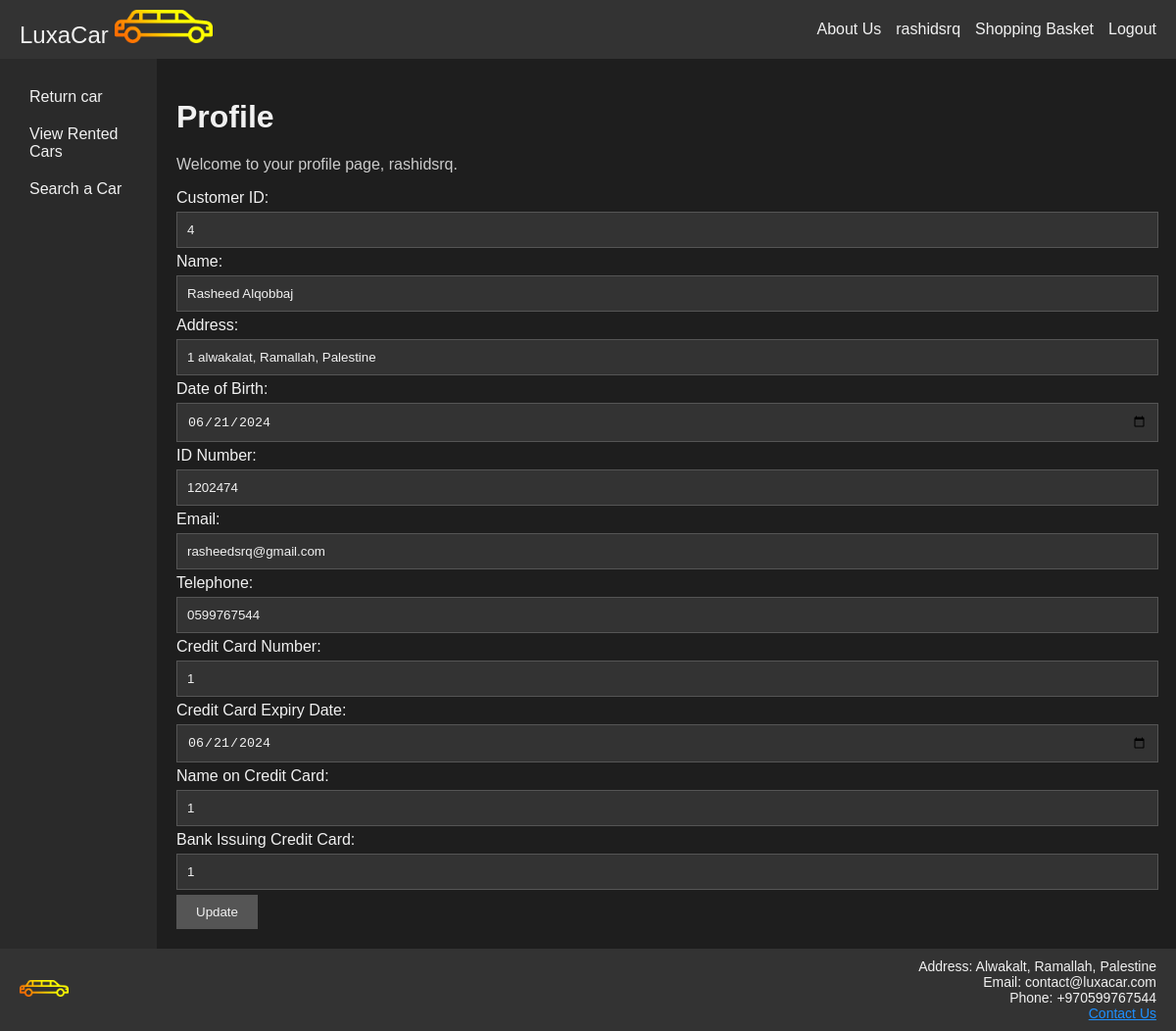
The page /profile.php (signed in) on the database its author committed.
### tables this page shows
CREATE TABLE `customers` (
  `CustomerID` int(11) NOT NULL,
  `Name` varchar(100) NOT NULL,
  `Address` varchar(255) NOT NULL,
  `DateOfBirth` date NOT NULL,
  `NationalID` varchar(20) NOT NULL,
  `Email` varchar(100) NOT NULL,
  `Telephone` varchar(20) NOT NULL,
  `CreditCardNumber` varchar(20) NOT NULL,
  `CreditCardExpiration` date NOT NULL,
  `CreditCardName` varchar(100) NOT NULL,
  `CreditCardBank` varchar(100) NOT NULL
);

### profile.php (the view, shortened to what this page needs)
<?php
try {
    $pdo = new PDO(DBCONNSTRING, DBUSER, DBPASS);
    $stmt = $pdo->prepare('SELECT * FROM customeraccounts WHERE Username = ?');
    $stmt->execute([$_SESSION['username']]);
    $user = $stmt->fetch(PDO::FETCH_ASSOC);
    $stmt = $pdo->prepare('SELECT customers.* FROM customers
                           JOIN customeraccounts ON customers.CustomerID = customeraccounts.CustomerID
                           WHERE customeraccounts.username = ?');
    $stmt->execute([$_SESSION['username']]);
    $user = $stmt->fetch(PDO::FETCH_ASSOC);
} catch (PDOException $e){
    die($e->getMessage());
}
?>
<!DOCTYPE html>
<html lang="en">
<head>
    <link rel="stylesheet" href="styles/styles.css">
</head>
<body>
    <div class="container">
        <header class="header">
            <div class="logo">
                <a href="index.php">
                    LuxaCar
                    <img src="protected/logo.png" alt="Logo">
                </a>
            </div>
            <div class="nav-links">
                <a href="about.php">About Us</a>
                <?php if (isset($_SESSION['loggedin']) && $_SESSION['loggedin'] == true): ?>
                    <a href="profile.php"><?php echo $_SESSION['username']; ?></a>
                    <?php if (!isset($isManager)): ?>
                    <a href="viewRent.php">Shopping Basket</a>
                    <?php endif; ?>
                    <a href="logout.php">Logout</a>
                <?php else: ?>
                    <a href="login.php">Login</a>
                    <a href="register.php">Register</a>
                <?php endif; ?>
            </div>
        </header>
        <div class="main-container">
            <nav class="nav">
                <?php if (isset($_SESSION['isManager'])): ?>
                    <a href="addCar.php">Add Car</a>
                    <a href="addLocation.php">Add Location</a>
                    <a href="returnCarMan.php">Return Car</a>
                    <a href="inquireCar.php">Inquire about Cars</a>
                <?php elseif (isset($_SESSION['username'])): ?>
                    <a href="returnCar.php">Return car</a>
                    <a href="viewRent.php">View Rented Cars</a>
                <?php endif; ?>
                <a href="searchCar.php">Search a Car</a>
            </nav>
            <main class="main">
                <h1>Profile</h1>
                <p>Welcome to your profile page, <?php echo $_SESSION['username']; ?>.</p>
                <form method="post">
                <label for="customerID">Customer ID:</label> <br>
                <input type="text" id="customerID" name="customerID" value="<?php echo $user['CustomerID']; ?>" readonly> <br>
                <label for="name">Name:</label> <br>
                <input type="text" id="name" name="name" value="<?php echo $user['Name']; ?>" required> <br>
                <label for="address">Address:</label> <br>
                <input type="text" id="address" name="address" value="<?php echo $user['Address']; ?>" required> <br>
                <label for="dob">Date of Birth:</label> <br>
                <input type="date" id="dob" name="dob" value="<?php echo $user['DateOfBirth']; ?>" required> <br>
                <label for="id_number">ID Number:</label> <br>
                <input type="text" id="id_number" name="id_number" value="<?php echo $user['NationalID']; ?>" required> <br>
                <label for="email">Email:</label> <br>
                <input type="email" id="email" name="email" value="<?php echo $user['Email']; ?>" required> <br>
                <label for="telephone">Telephone:</label> <br>
                <input type="tel" id="telephone" name="telephone" value="<?php echo $user['Telephone']; ?>" required> <br>
                <label for="cc_number">Credit Card Number:</label> <br>
                <input type="text" id="cc_number" name="cc_number" value="<?php echo $user['CreditCardNumber']; ?>" required> <br>
                <label for="cc_expiry">Credit Card Expiry Date:</label> <br>
                <input type="date" id="cc_expiry" name="cc_expiry" value="<?php echo $user['CreditCardExpiration']; ?>" required> <br>
                <label for="cc_name">Name on Credit Card:</label> <br>
                <input type="text" id="cc_name" name="cc_name" value="<?php echo $user['CreditCardName']; ?>" required> <br>
                <label for="cc_bank">Bank Issuing Credit Card:</label> <br>
                <input type="text" id="cc_bank" name="cc_bank" value="<?php echo $user['CreditCardBank']; ?>" required><br>
                <input type="submit" value="Update">
                </form>
            </main>
            </div>
        <footer class="footer">
            <div>
                <img src="protected/logo.png" alt="Small Logo">
            </div>
            <div class="contact-info">
                Address: Alwakalt, Ramallah, Palestine<br>
                Email: contact@luxacar.com<br>
                Phone: +970599767544<br>
                <a href="contact.php">Contact Us</a>
            </div>
        </footer>
</body>
</html>

### styles/styles.css (style rules this page uses)
body { margin: 0; font-family: Arial, sans-serif; background-color: #1e1e1e; color: #f1f1f1; }
.container { display: flex; flex-direction: column; min-height: 100vh; }
.header, .footer { background-color: #333; color: #f1f1f1; text-align: center; padding: 10px 0; }
.main-container { display: flex; flex: 1; }
.nav { flex: 0 0 10%; background-color: #2a2a2a; padding: 20px; }
.nav a { display: block; padding: 10px; color: #f1f1f1; text-decoration: none; }
.main { flex: 1; padding: 20px; background-color: #1e1e1e; }
.header { display: flex; justify-content: space-between; align-items: center; padding: 10px 20px; }
.header .logo { font-size: 24px; }
.header img { width: 100px; height: auto; }
.header .nav-links { display: flex; gap: 15px; }
.header .nav-links a { color: #f1f1f1; text-decoration: none; }
.header a { color: #f1f1f1; text-decoration: none; }
.footer { display: flex; justify-content: space-between; align-items: center; padding: 10px 20px; font-size: 14px; }
.footer img { width: 50px; height: auto; }
.footer .contact-info { text-align: right; }
.main h1 { color: #f1f1f1; }
.main p { color: #ccc; }
input[type="text"], input[type="password"], input[type="email"], input[type="date"], input[type="tel"], input[type="number"], select, textarea { background-color: #333; color: #f1f1f1; border: 1px solid #555; padding: 10px; margin: 5px 0; width: 98%; }
input[type="submit"] { background-color: #555; color: #f1f1f1; border: none; padding: 10px 20px; cursor: pointer; }
a { color: #1e90ff; }

### rows shown on the page
customers: customerID "4", name "Rasheed Alqobbaj", address "1 alwakalat, Ramallah, Palestine", dob "06/21/2024", id_number "1202474", email "rasheedsrq@gmail.com", telephone "0599767544", cc_number "1", cc_expiry "06/21/2024", cc_name "1", cc_bank "1"

### other values the page prints
$_SESSION['username'] "rashidsrq"
